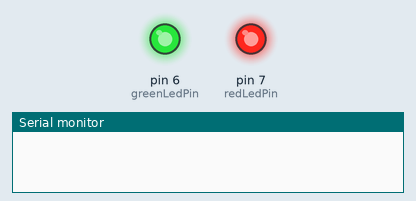
Recording of a sketch running on a simulated Arduino Uno, built for the host (arithmetic inside an expression is 32-bit, double 64-bit). On the bench: output pins drawn as LEDs (lit = HIGH), the last lines printed to the serial monitor. WiFi joins after 1.5 s; servers stay silent unless stated; uploads are accepted with an empty reply.

Above: at 0.1 s.
At 1.3 s:
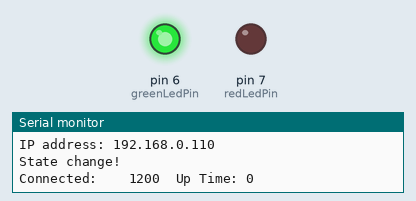
Timing chart, 0 to 2.8 s (numbered marks = the images above):
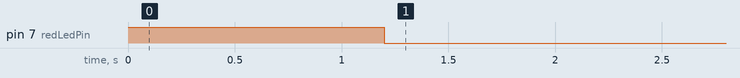

The sketch:

am_i_online.ino
```cpp
#include<SPI.h>
#include<Ethernet.h>

byte mac[] = { 0x10, 0x15, 0xBA, 0xBE, 0xAB, 0xCD };

IPAddress ip(192, 168, 0, 110);
IPAddress myDns(1, 1, 1, 1);
EthernetClient client;

char server[] = "www.google.com";
const long delayMillis = 10L * 1000L; //Ten Second delays between successful calls.
long lastConnectionTime = 0;
long stateChangeTime = 0;
boolean isConnected = false;

int redLedPin = 7;
int greenLedPin = 6;

void setup() {
  setupLeds();
  Serial.begin(9600);
  while (!Serial) {
    ; //wait for connection
  }

  delay(1000);
  Ethernet.begin(mac, ip, myDns);

  Serial.print("IP address: ");
  Serial.println(Ethernet.localIP());
}

void loop() {
  if (client.available()) {
    char c = client.read();
    //Serial.write(c);
  }

  if (shouldMakeRequest()) {
    boolean hasConnection = httpRequest();
    showOutput(hasConnection);
  }
}

boolean shouldMakeRequest() {
  if (lastConnectionTime == 0) {
    return true;
  }
  return (millis() - lastConnectionTime) > delayMillis;
}

boolean httpRequest() {
  client.stop();

  if (client.connect(server, 80)) {
    lastConnectionTime = millis();

    client.println("GET / HTTP/1.1");
    client.println("Host: www.google.com");
    client.println("User-Agent: arduino-ethernet");
    client.println("Connection: close");
    client.println();

    client.println("Connection: close");
    client.println();

    return true;
  } else {
    return false;
  }
}

void setupLeds() {
  pinMode(redLedPin, OUTPUT);
  pinMode(greenLedPin, OUTPUT);

  digitalWrite(redLedPin, HIGH);
  digitalWrite(greenLedPin, HIGH);
}

void showOutput(boolean hasConnection) {
  long currentTime = millis();
  if (isConnected != hasConnection) {
    Serial.println("State change!");
    stateChangeTime = currentTime;
    isConnected = hasConnection;
  }
  Serial.print(hasConnection ? "Connected:    " : "Disconnected: ");
  Serial.print(currentTime);
  Serial.print(hasConnection ? "  Up Time: " : "  Down Time: ");
  Serial.println(currentTime - stateChangeTime);

  digitalWrite(redLedPin, !hasConnection);
  digitalWrite(greenLedPin, hasConnection);
}
```

Measured:
- by itself, pin 7 (redLedPin): HIGH → LOW at 1.2 s
